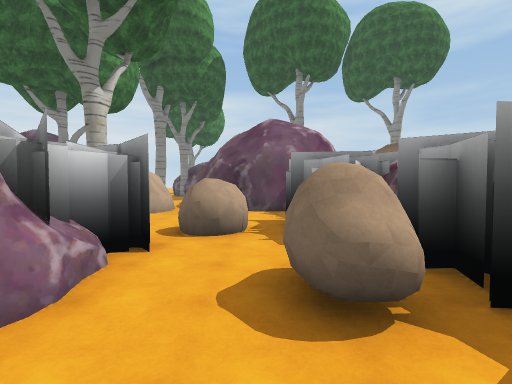
view 1 (above)

17 first-person views from a walk through a 3-D level made in the Unity game engine. The camera is 1.3 m above the floor, tilts 2° down and sees 85° across. The floor is counted in squares, 2 m on a side. Each view is taken from the middle of a square. On the plan, view 1 faces up. The plan holds only what a view shows up to about 9 squares ahead; the rest is blank. The place goes on beyond the plan. Some animated figures are left out. Some surface patterns are stand-ins.

view 2
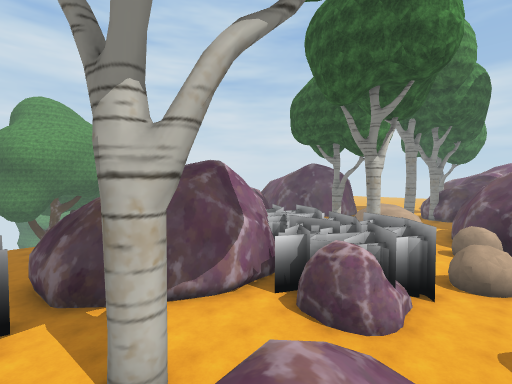

view 3
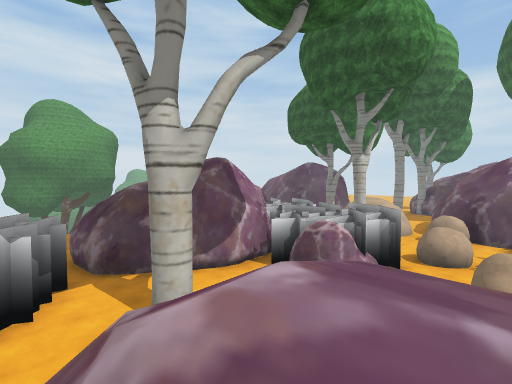

view 4
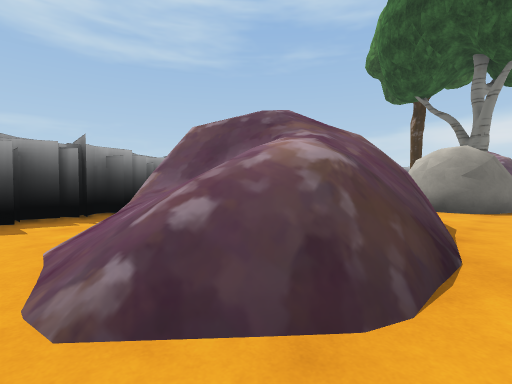

view 5
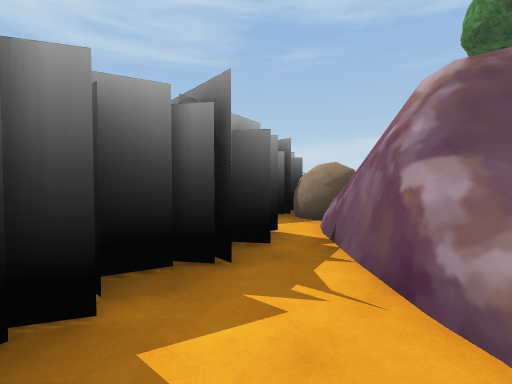

view 6
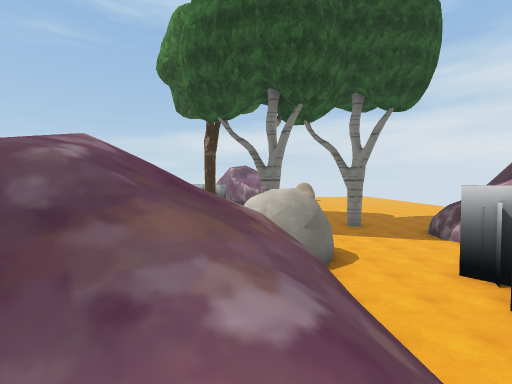

view 7
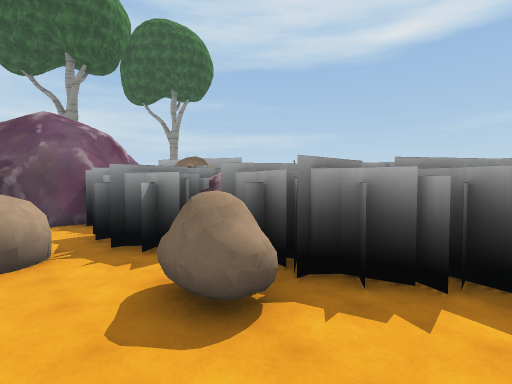

view 8
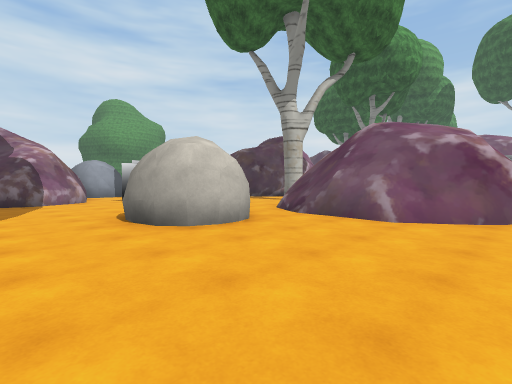

view 9
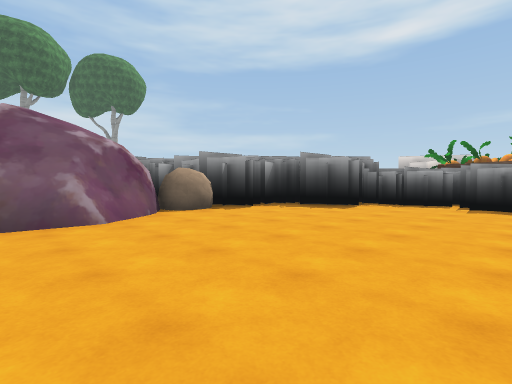

view 10
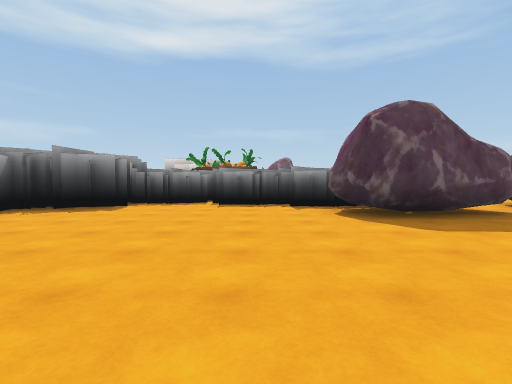

view 11
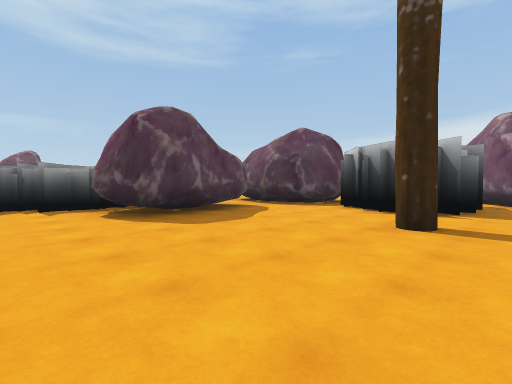

view 12
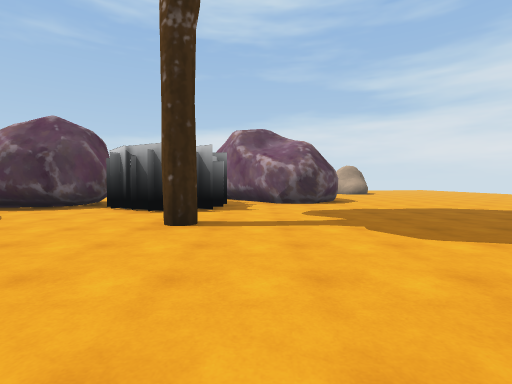

view 13
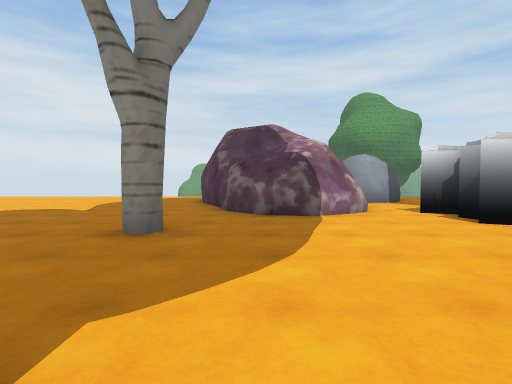

view 14
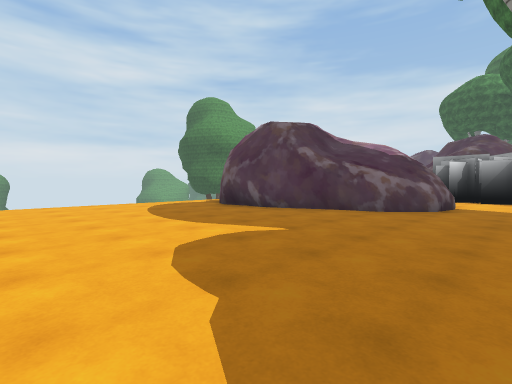

view 15
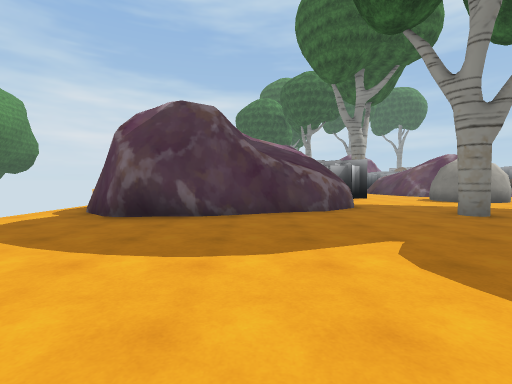

view 16
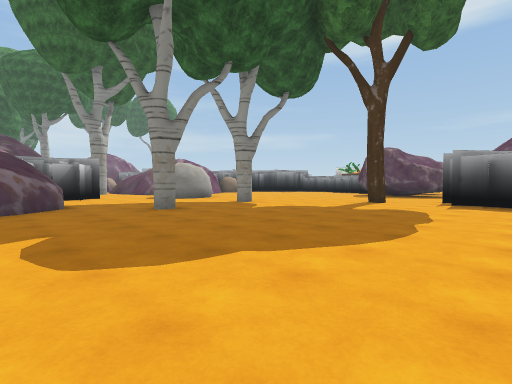

view 17
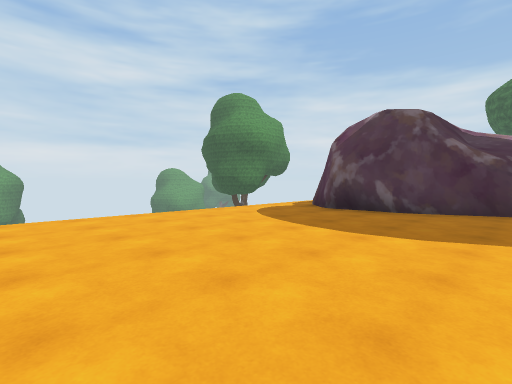

### Floor plan
Key: @ floor where view 1 was taken; # wall or solid block; x gap in a wall; . floor; / step, stairs or slope; = window, fence, low wall or low ledge; v drop or lower ground; T tree; R rock; O other object.
Columns run from 13 left of view 1 to 9 right of it. Each row starts with its distance up from view 1.
  9           OOO##
  8         TT.. ..
  7           .. .#
  6            .O.#
  5            .O.#RR
  4            #...RR
  3         ##RR..O#
  2         ##RR..O##
  1         #.../...#
  0        ##..=/@/.#
 -1       ##...=////##
 -2     .##....=/=#####
 -3      ..#...=////#O#
 -4        ##..=/=/v#O###
 -5    ..  ##.../###....#
 -6    O..##...O........###
 -7    # ......OO.........#
 -8       #....OO.........#
 -9       #..............##
-10 x   ###..............#
-11 .####...T...T........#
-12 ..................RRR#
-13 ..................RR
-14 ..............T...RR
-15 ...................R
-16 ..............##....
-17 ...............##.##
-18 ..............#####

Positions as (right, up) in squares from view 1, and headings:
1: (0, 0), facing up
2: (0, -3), facing up-left
3: (1, -4), facing up-left
4: (-3, 1), facing down-right
5: (1, 1), facing down-right
6: (-1, -1), facing down
7: (-1, 0), facing up-right
8: (3, -10), facing up-left
9: (0, -10), facing up-right
10: (0, -10), facing right
11: (0, -10), facing down-right
12: (0, -10), facing down
13: (-1, -10), facing left
14: (-5, -17), facing up-left
15: (-9, -17), facing up
16: (-8, -18), facing up-right
17: (-8, -18), facing up-left
